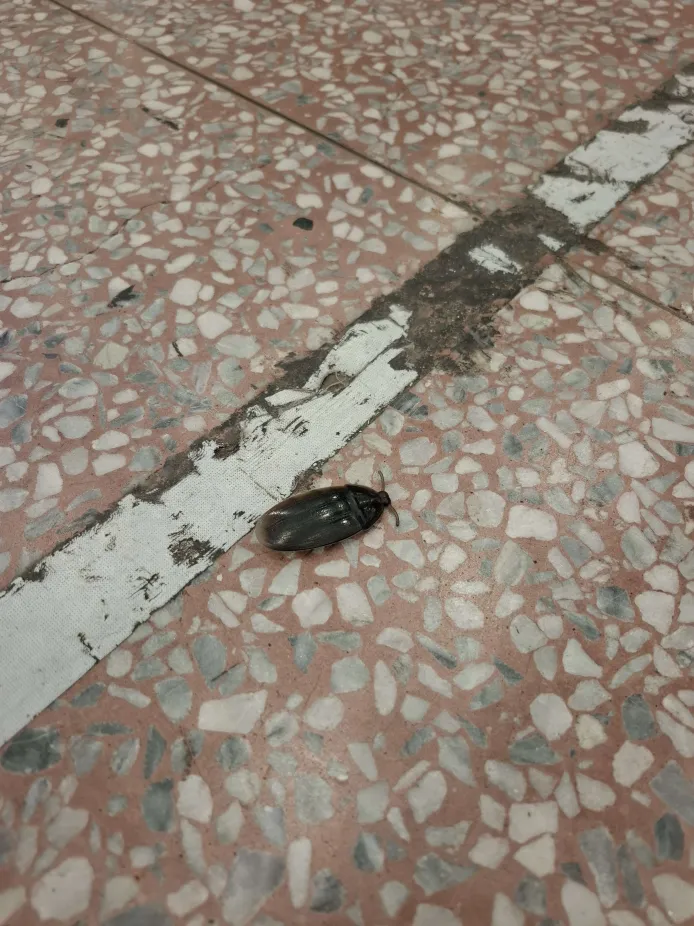
#> input picture data_imgs/pos/img0.webp, 694 x 926 px, given in place of img0.webp.webp, which was not available
$ python utils.py ../data_imgs/pos/img0.webp
#> lines starting #> are read from the running program, lines starting #| are printed output that depends on the picture; after the words box and inside, x2 and y2 are one past the last pixel; in counts of white or black regions, pixels touching at a corner belong together; pictures that were not available may be replaced by others from this repository, and a replacement may not be noted
import os
import sys
import cv2
import numpy as np
import matplotlib.pyplot as plt


def brown_filter(img_path, resize_to):
#> called with resize_to = (128, 256)
    image = cv2.imread(img_path)
#> image is the input picture: shape (926, 694, 3); mean B, G, R 120.4, 132.8, 144.4
    if image is None:
        raise FileNotFoundError(f"Failed to read image: {img_path}")
    image = cv2.resize(image, resize_to)
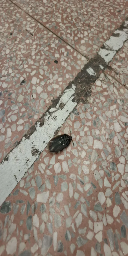
#> image: shape (256, 128, 3); mean B, G, R 120.3, 132.7, 144.3

    hsv = cv2.cvtColor(image, cv2.COLOR_BGR2HSV)
#> hsv: shape (256, 128, 3); mean H, S, V 20.1, 45.4, 144.9
    # lower_blue = np.array([90, 50, 50])
    # upper_blue = np.array([130, 255, 255])

    lower_brown = np.array([5, 0, 0])
    upper_brown = np.array([70, 255, 60])

    mask = cv2.inRange(hsv, lower_brown, upper_brown)
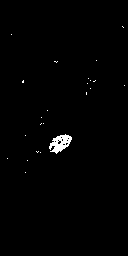
#> mask: shape (256, 128); 0.88% white; 23 white regions (22 under 20 px), largest, box (x1, y1, x2, y2) and area: (49, 134, 72, 154) 250
    result = cv2.bitwise_and(image, image, mask=mask)

    # save img
    cv2.imwrite('brown_filter_result.png', mask)
    return mask


if __name__ == "__main__":
    if len(sys.argv) != 2:
        print("[ERROR] Please provide the filename (without extension) of the test image in data_imgs/pos/")
        sys.exit(1)

    HOG_SIZE = (128, 256)
    POS_DIR = 'data_imgs/pos'
    NEG_DIR = 'data_imgs/neg'
    MODEL_PATH = 'hog_color_svm.pkl'
    TEST_IMAGE = f"data_imgs/pos/{sys.argv[1]}.webp"

    brown_filter(TEST_IMAGE, resize_to=HOG_SIZE)

$ run again, on data_imgs/pos/img4.webp
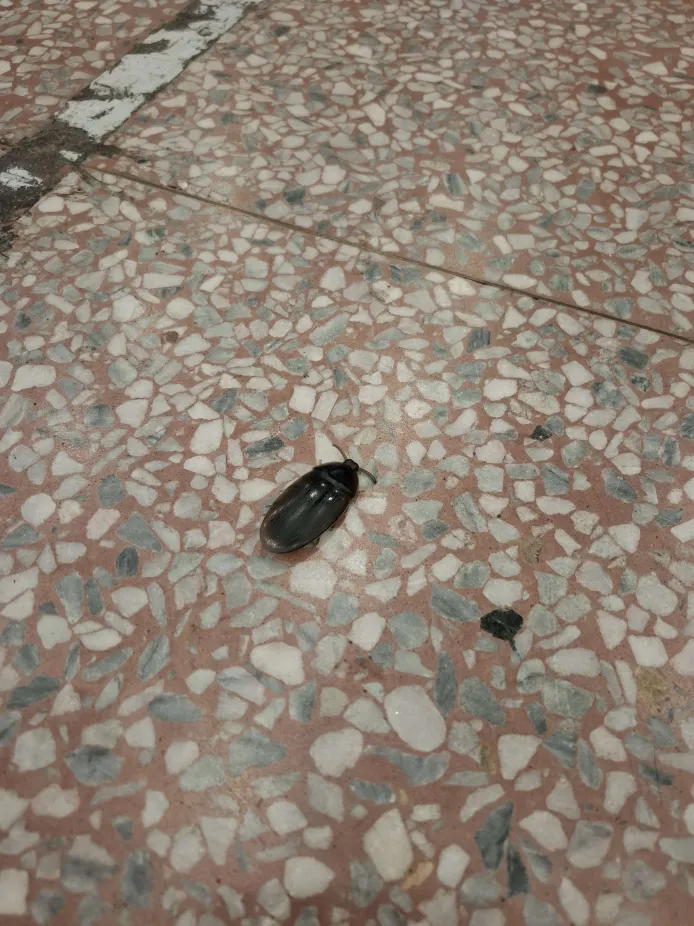
#> input picture data_imgs/pos/img4.webp, 694 x 926 px, given in place of img4.webp.webp, which was not available
#> in brown_filter, image is the input picture: shape (926, 694, 3); mean B, G, R 116.8, 129.7, 141.7
#> in brown_filter, `image = cv2.resize(image, resize_to)`:
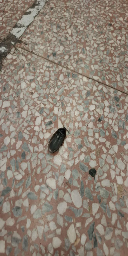
#> image: shape (256, 128, 3); mean B, G, R 116.7, 129.6, 141.6
#> hsv: shape (256, 128, 3); mean H, S, V 18.7, 47, 142
#> in brown_filter, `mask = cv2.inRange(hsv, lower_brown, upper_brown)`:
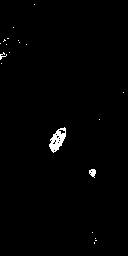
#> mask: shape (256, 128); 0.97% white; 20 white regions (17 under 20 px), largest, box (x1, y1, x2, y2) and area: (49, 127, 66, 153) 232, (89, 169, 96, 178) 42, (0, 52, 7, 60) 21

$ run again, on data_imgs/pos/img5.webp
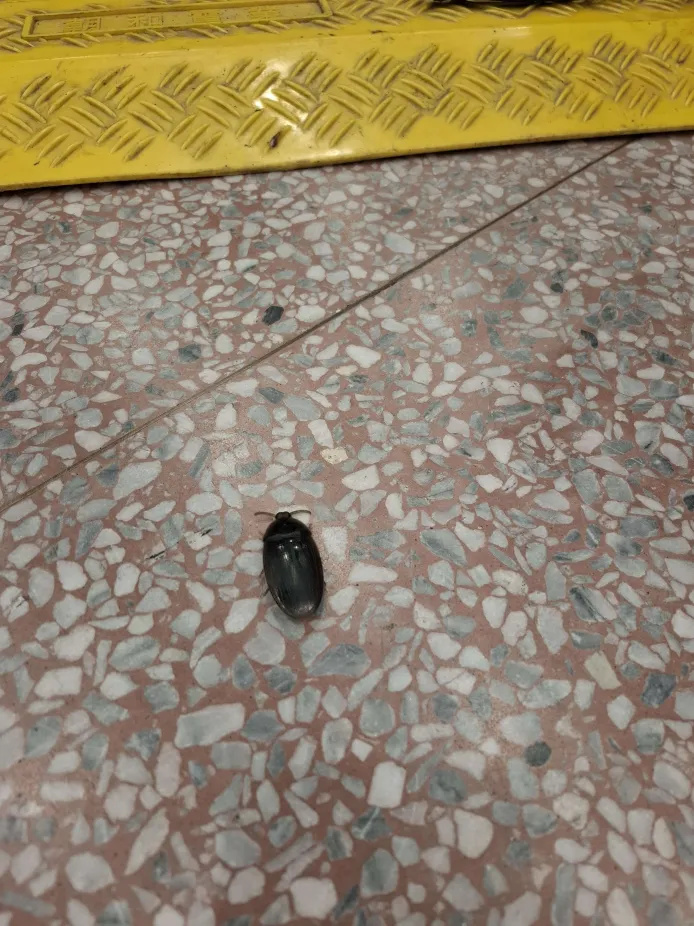
#> input picture data_imgs/pos/img5.webp, 694 x 926 px, given in place of img5.webp.webp, which was not available
#> in brown_filter, image is the input picture: shape (926, 694, 3); mean B, G, R 108.7, 132.7, 146.6
#> in brown_filter, `image = cv2.resize(image, resize_to)`:
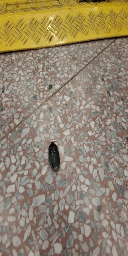
#> image: shape (256, 128, 3); mean B, G, R 108.6, 132.6, 146.5
#> hsv: shape (256, 128, 3); mean H, S, V 19.3, 64.1, 146.9
#> in brown_filter, `mask = cv2.inRange(hsv, lower_brown, upper_brown)`:
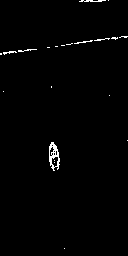
#> mask: shape (256, 128); 1.1% white in thin lines or dots

$ run again, on data_imgs/pos/img6.webp
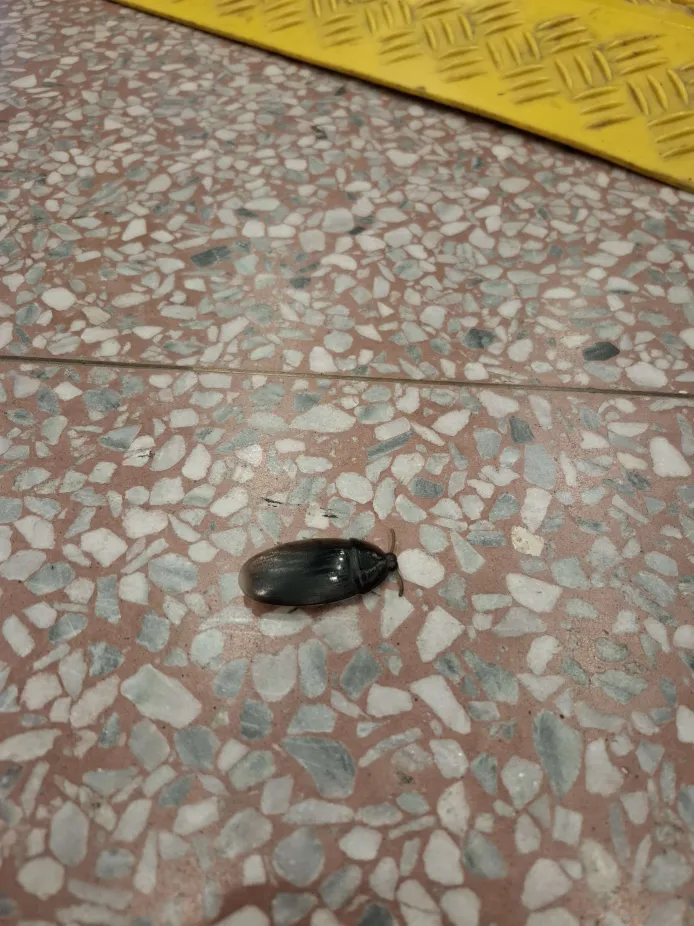
#> input picture data_imgs/pos/img6.webp, 694 x 926 px, given in place of img6.webp.webp, which was not available
#> in brown_filter, image is the input picture: shape (926, 694, 3); mean B, G, R 114.9, 135.2, 148.7
#> in brown_filter, `image = cv2.resize(image, resize_to)`:
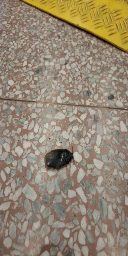
#> image: shape (256, 128, 3); mean B, G, R 114.8, 135.1, 148.6
#> hsv: shape (256, 128, 3); mean H, S, V 19.3, 58.2, 149
#> in brown_filter, `mask = cv2.inRange(hsv, lower_brown, upper_brown)`:
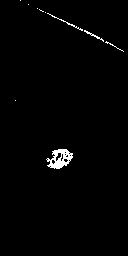
#> mask: shape (256, 128); 1.3% white; 10 white regions (6 under 20 px), largest, box (x1, y1, x2, y2) and area: (46, 149, 73, 169) 295, (47, 13, 83, 31) 52, (84, 30, 104, 42) 41, (105, 41, 124, 52) 23
